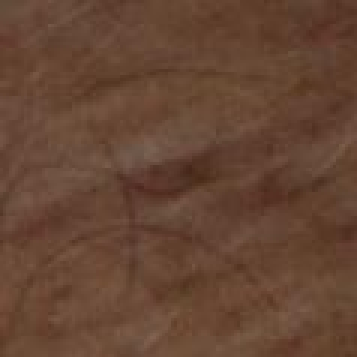
#> input picture clahe/ISIC1.jpg, 119 x 119 px, found by its file name (shown 3 times larger)
$ python main.py
#> lines starting #> are read from the running program, lines starting #| are printed output that depends on the picture
import cv2
import numpy as np
import os
def display_image(title, image):
    try:
        from google.colab.patches import cv2_imshow
        cv2_imshow(image)
    except ImportError:
        cv2.imshow(title, image)
        cv2.waitKey(0)
        cv2.destroyAllWindows()
image_path = "ISIC1.jpg"
image = cv2.imread(image_path)
#> image is the input picture: shape (119, 119, 3); mean B, G, R 52, 69.8, 101.9
image_resized = cv2.resize(image, (500, 600))
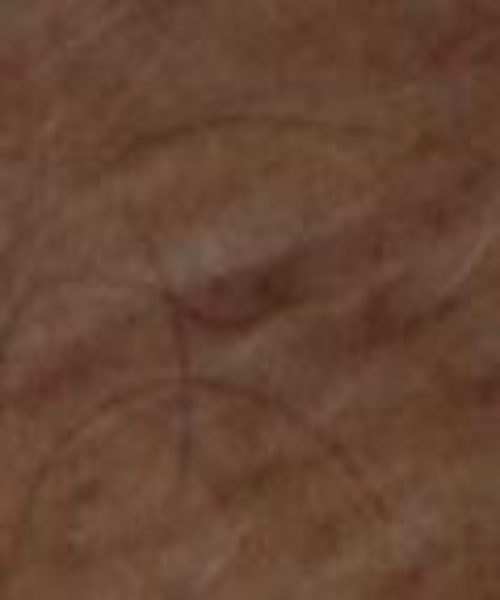
#> image_resized: shape (600, 500, 3); mean B, G, R 51.9, 69.7, 101.8
image_bw = cv2.cvtColor(image_resized, cv2.COLOR_BGR2GRAY)
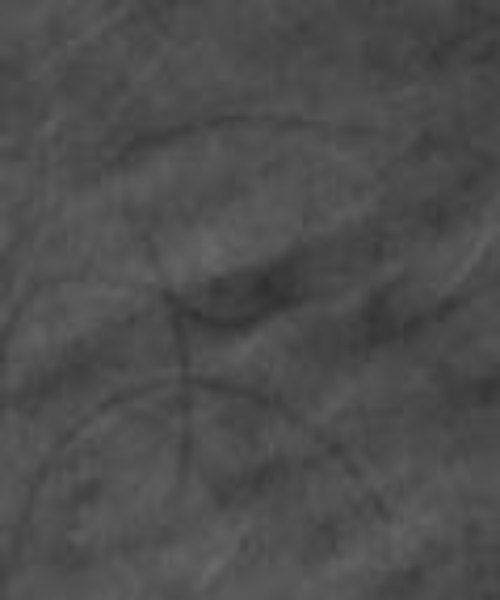
#> image_bw: shape (600, 500); min 46, max 106, mean 77.3
clahe = cv2.createCLAHE(clipLimit=5)
clahe_img = np.clip(clahe.apply(image_bw) + 30, 0, 255).astype(np.uint8)
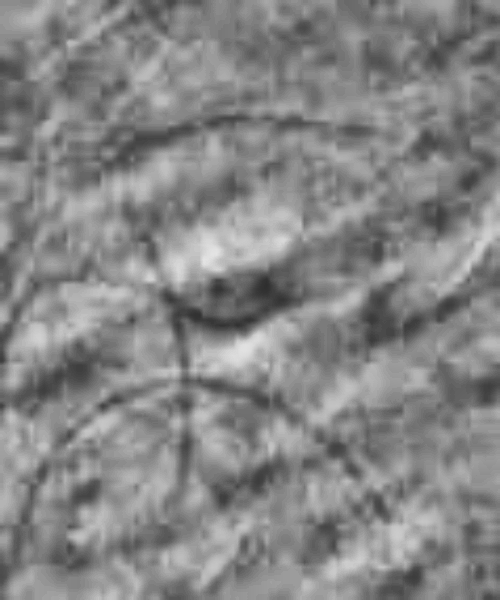
#> clahe_img: shape (600, 500); min 46, max 228, mean 133.7
_, threshold_img = cv2.threshold(image_bw, 155, 255, cv2.THRESH_BINARY)
#> threshold_img: shape (600, 500); every value is 0
display_image("Ordinary Threshold", threshold_img)
display_image("CLAHE Image", clahe_img)
